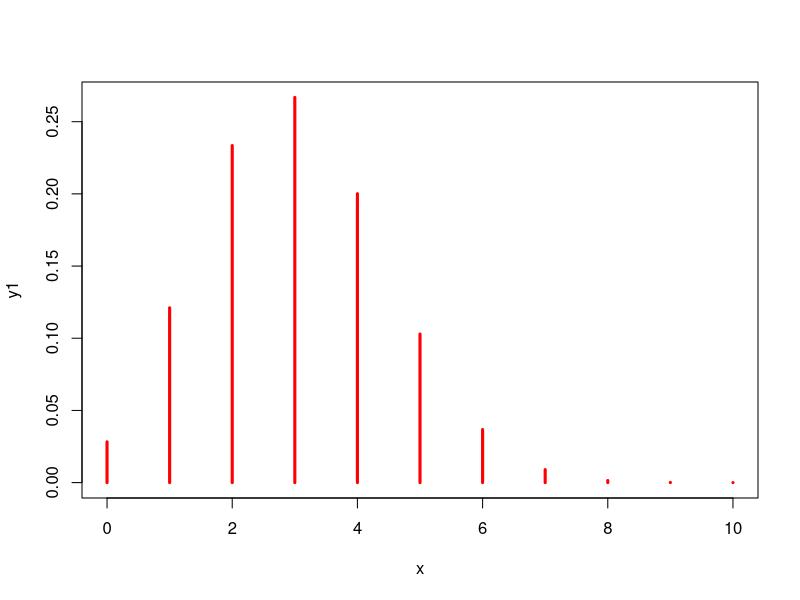
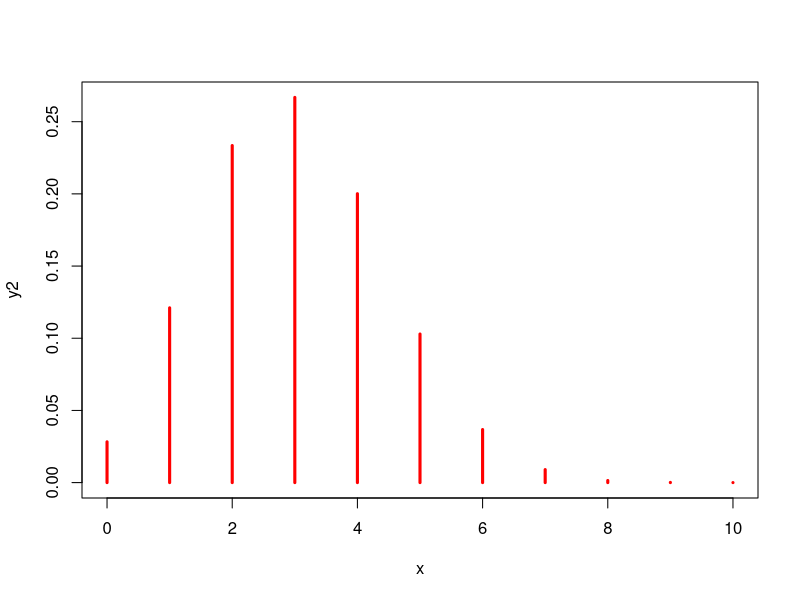
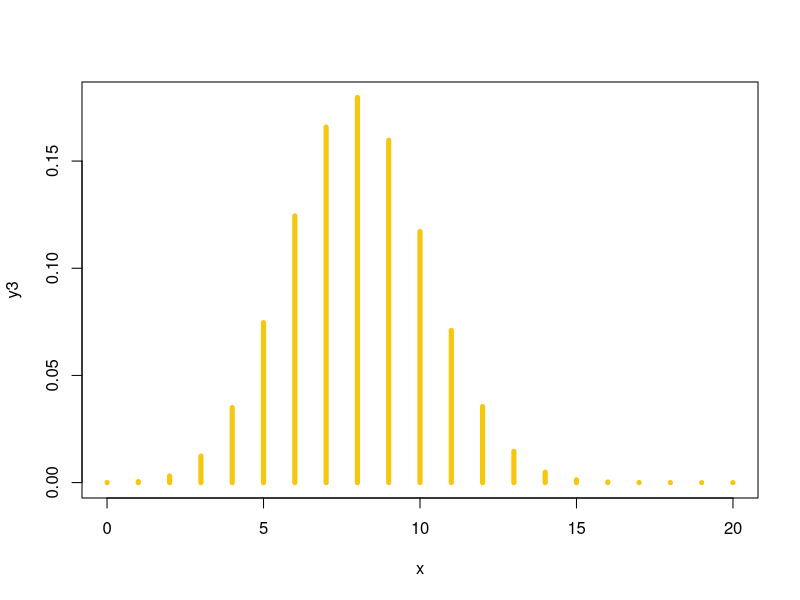
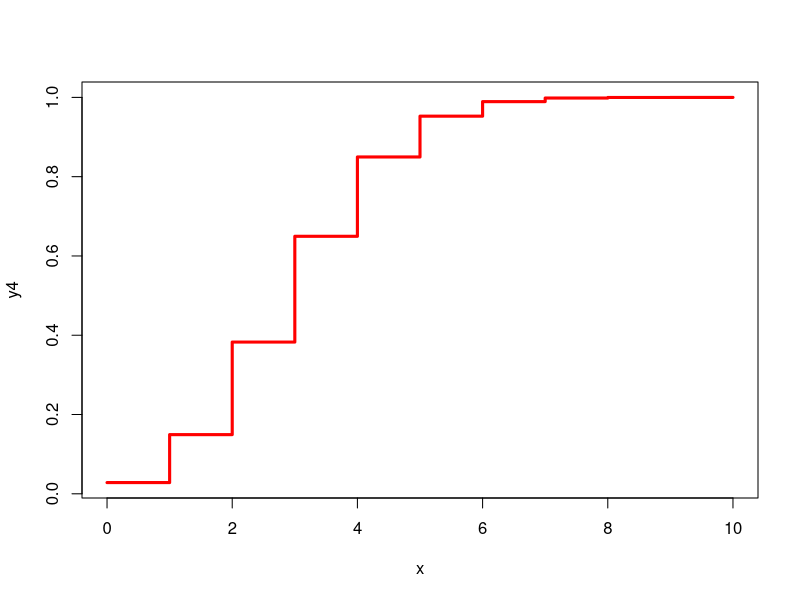
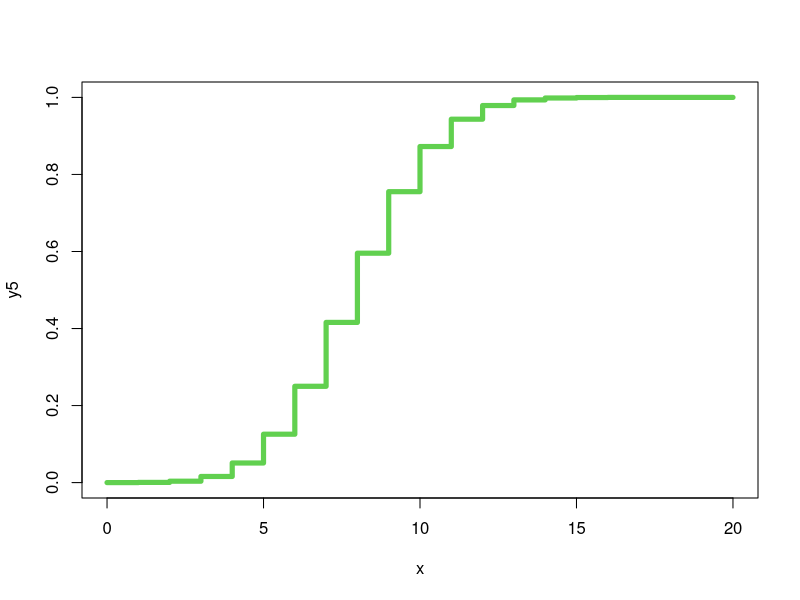
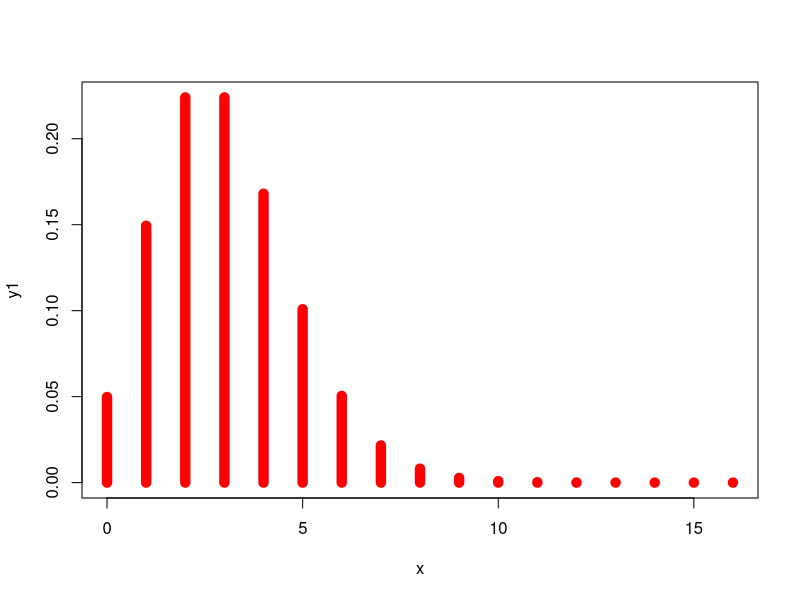
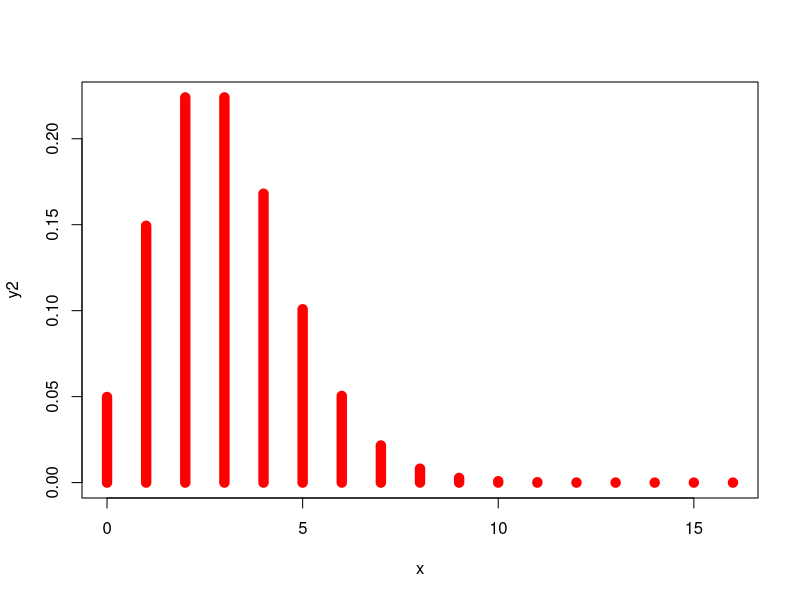
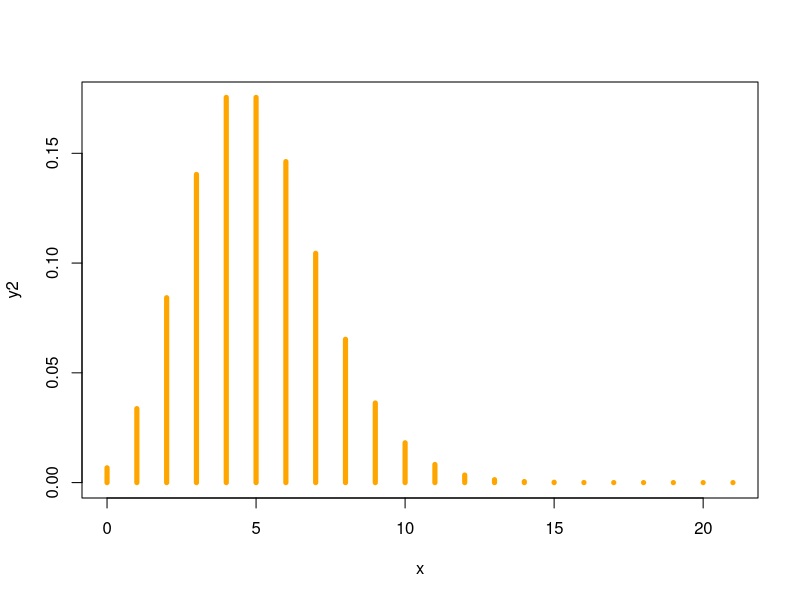

The R source for these figures, in order:
# 이항분포
dbinom(0, size = 10, p = .3)
pbinom(5, size = 10, p = .3)
pbinom(5, 10, .3) - pbinom(2, 10, .3)


# 실습1
dbinom(20, 50, .5) # B(50, 0.5)에서 x = 20일 확률
pbinom(3, 20, .4) # B(20, 0.4)에서 x <= 3일 확률
qbinom(.3, 30, .3) # B(30, 0.3)에서 x <= a일 확률이 0.3일 때 a


n = 10; p = .3; x = c(0:n)

# p(x)를 계산
y1 = choose(n, x) * p^x * (1 - p)^(n - x); y1
plot(x, y1, type = 'h', lwd = 3, col = 'red')

# p(x)를 이용
y2 = dbinom(x, n, p); y2
plot(x, y2, type = 'h', lwd = 3, col = 'red')


# 실습2
n = 20; p = .4; x = c(0:n)

y3 = dbinom(x, n, p)
plot(x, y3, type = 'h', lwd = 5, col = 55)


# 분포함수 그래프
n = 10; p = .3; x = c(0:n)

y4 = pbinom(x, n, p); y4
plot(x, y4, type = 's', lwd = 3, col = 'red')


# 실습3
n = 20; p = .4; x = c(0:n)

y5 = pbinom(x, n, p)
plot(x, y5, type = 's', lwd = 5, col = 59)


# 평균, 분산
n = 10; p = .3; x = c(0:n)

y = dbinom(x, n, p)

ex = 0; ex2 = 0

for (i in 1:length(x)) {
ex = ex + x[i] * y[i]
ex2 = ex2 + x[i]^2 * y[i]
}

v = ex2 - ex^2
ex; v; sqrt(v)


# 실습4
n = 20; p = .4; x = c(0:n)

y = dbinom(x, n, p)

ex = 0; ex2 = 0

for (i in 1:length(x)) {
ex = ex + x[i] * y[i]
ex2 = ex2 + x[i]^2 * y[i]
}

v = ex2 - ex^2
ex; v; sqrt(v) # np = 8, npq = 4.8 확인


# 포아송분포
dpois(0, lambda = 3)
ppois(5, lambda = 3)
ppois(5, 3) - ppois(2, 3)


# 실습5
dpois(2, lambda = 5) # 모수가 5인 포아송분포에서 x = 2일 확률
ppois(3, lambda = 6) # 모수가 6인 포아송분포에서 x <= 3일 확률
qpois(.4, lambda = 3) # 모수가 3인 포아송분포에서 x <= a일 확률이 0.4일 때 a


ppois(15, 3)
ppois(16, 3) # x = 0부터 x = 16까지의 확률의 합이 1

n = 16; lambda = 3; x = c(0:n)

# p(x)를 계산
y1 = lambda^x * exp(-lambda) / factorial(x); y1
plot(x, y1, type = 'h', lwd = 10, col = 'red')


# p(x)를 이용
y2 = dpois(x, lambda); y2
plot(x, y2, type = 'h', lwd = 10, col = 'red')


# 실습6
ppois(20, 5)
ppois(21, 5) # x = 0부터 x = 21까지의 확률의 합이 1

n = 21; lambda = 5; x = c(0:n)

y2 = dpois(x, lambda)
plot(x, y2, type = 'h', lwd = 5, col = 'orange')


# 분포함수 그래프
n = 16; lambda = 3; x = c(0:n)

y4 = ppois(x, lambda); y4
plot(x, y4, type = 's', lwd = 3, col = 'red')


# 실습7
ppois(18, 4)
ppois(19, 4) # x = 0부터 x = 19까지의 확률의 합이 1

n = 19; lambda = 4; x = c(0:n)

y5 = ppois(x, lambda)
plot(x, y5, type = 's', lwd = 3, col = 'purple')


# 평균, 분산
n = 16; lambda = 3; x = c(0:n)

y = dpois(x, lambda)

ex = 0; ex2 = 0

for (i in 1:length(x)) {
ex = ex + x[i] * y[i]
ex2 = ex2 + x[i]^2 * y[i]
}

v = ex2 - ex^2
ex; v; sqrt(v)


# 실습8
ppois(12, 2)
ppois(13, 2) # x = 0부터 x = 13까지의 확률의 합이 1

n = 13; lambda = 2; x = c(0:n)

y = dpois(x, lambda)

ex = 0; ex2 = 0

for (i in 1:length(x)) {
ex = ex + x[i] * y[i]
ex2 = ex2 + x[i]^2 * y[i]
}

v = ex2 - ex^2
ex; v; sqrt(v) # 평균 : 3, 분산 : 3 확인


# 과제9
dgeom(1, .5) # G(0.5)에서 x = 1일 확률
pgeom(3, .4) # G(0.4)에서 x <= 3일 확률
qgeom(.2, .1) # G(0.3)에서 x <= a일 확률이 0.3일 때 a


pgeom(100, .1)
pgeom(200, .1)
pgeom(150, .1)
pgeom(158, .1)
pgeom(159, .1) # x = 0에서 x = 159까지의 확률의 합이 1
n = 159; p = .1; x = c(1:n)

y1 = (1 - p)^(x - 1) * p
plot(x, y1, type = 'h', col = 100)

y2 = dgeom(x, p)
plot(x, y2, type = 'h', col = 101)


y3 = pgeom(x, p)
plot(x, y3, type = 's', lwd = 3, col = 500)


y4 = dgeom(x, p)

ex = 0; ex2 = 0

for (i in 1:length(x)) {
ex = ex + x[i] * y4[i]
ex2 = ex2 + x[i]^2 * y4[i]
}

v = ex2 - ex^2
ex; v; sqrt(v) # 1 / p = 10, (1 – p) / p^2 = 90 확인